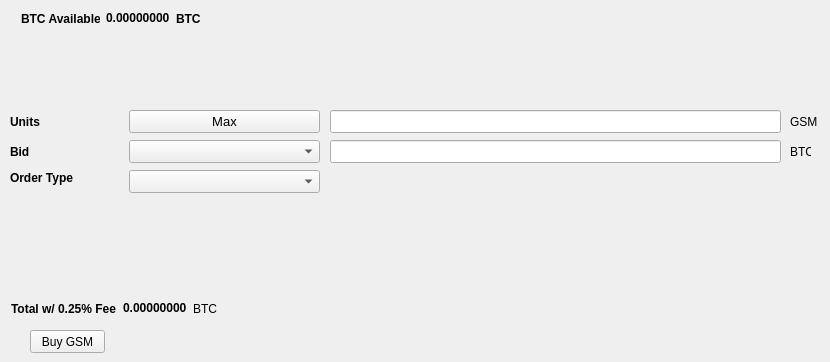
   <widget class="QWidget" name="BuyTab">
    <attribute name="title">
     <string>Buy</string>
    </attribute>
    <widget class="QPushButton" name="BuyGSM">
     <property name="geometry">
      <rect>
       <x>30</x>
       <y>330</y>
       <width>75</width>
       <height>23</height>
      </rect>
     </property>
     <property name="text">
      <string>Buy GSM</string>
     </property>
    </widget>
    <widget class="QLabel" name="label_3">
     <property name="geometry">
      <rect>
       <x>10</x>
       <y>110</y>
       <width>46</width>
       <height>23</height>
      </rect>
     </property>
     <property name="font">
      <font>
       <weight>75</weight>
       <bold>true</bold>
      </font>
     </property>
     <property name="text">
      <string>Units</string>
     </property>
    </widget>
    <widget class="QLineEdit" name="UnitsInput">
     <property name="geometry">
      <rect>
       <x>330</x>
       <y>110</y>
       <width>451</width>
       <height>23</height>
      </rect>
     </property>
     <property name="font">
      <font>
       <pointsize>9</pointsize>
       <weight>75</weight>
       <bold>true</bold>
      </font>
     </property>
    </widget>
    <widget class="QLineEdit" name="BuyBidPriceEdit">
     <property name="geometry">
      <rect>
       <x>330</x>
       <y>140</y>
       <width>451</width>
       <height>23</height>
      </rect>
     </property>
     <property name="font">
      <font>
       <pointsize>9</pointsize>
       <weight>75</weight>
       <bold>true</bold>
      </font>
     </property>
    </widget>
    <widget class="QLabel" name="label_4">
     <property name="geometry">
      <rect>
       <x>790</x>
       <y>110</y>
       <width>31</width>
       <height>23</height>
      </rect>
     </property>
     <property name="text">
      <string>GSM</string>
     </property>
    </widget>
    <widget class="QLabel" name="label_5">
     <property name="geometry">
      <rect>
       <x>790</x>
       <y>140</y>
       <width>21</width>
       <height>23</height>
      </rect>
     </property>
     <property name="text">
      <string>BTC</string>
     </property>
    </widget>
    <widget class="QLabel" name="label_6">
     <property name="geometry">
      <rect>
       <x>10</x>
       <y>140</y>
       <width>46</width>
       <height>23</height>
      </rect>
     </property>
     <property name="font">
      <font>
       <weight>75</weight>
       <bold>true</bold>
      </font>
     </property>
     <property name="text">
      <string>Bid</string>
     </property>
    </widget>
    <widget class="QLabel" name="label_7">
     <property name="geometry">
      <rect>
       <x>10</x>
       <y>170</y>
       <width>71</width>
       <height>16</height>
      </rect>
     </property>
     <property name="font">
      <font>
       <weight>75</weight>
       <bold>true</bold>
      </font>
     </property>
     <property name="text">
      <string>Order Type</string>
     </property>
    </widget>
    <widget class="QPushButton" name="Buy_Max_Amount">
     <property name="geometry">
      <rect>
       <x>129</x>
       <y>110</y>
       <width>191</width>
       <height>23</height>
      </rect>
     </property>
     <property name="font">
      <font>
       <pointsize>10</pointsize>
      </font>
     </property>
     <property name="text">
      <string>Max</string>
     </property>
    </widget>
    <widget class="QComboBox" name="BuyBidcomboBox">
     <property name="geometry">
      <rect>
       <x>129</x>
       <y>140</y>
       <width>191</width>
       <height>23</height>
      </rect>
     </property>
     <property name="font">
      <font>
       <pointsize>10</pointsize>
      </font>
     </property>
    </widget>
    <widget class="QComboBox" name="buyOrdertypeCombo">
     <property name="geometry">
      <rect>
       <x>129</x>
       <y>170</y>
       <width>191</width>
       <height>23</height>
      </rect>
     </property>
     <property name="font">
      <font>
       <pointsize>10</pointsize>
      </font>
     </property>
    </widget>
    <widget class="QWidget" name="layoutWidget">
     <property name="geometry">
      <rect>
       <x>21</x>
       <y>11</y>
       <width>180</width>
       <height>15</height>
      </rect>
     </property>
     <layout class="QHBoxLayout" name="horizontalLayout_3">
      <item>
       <widget class="QLabel" name="label232">
        <property name="font">
         <font>
          <weight>75</weight>
          <bold>true</bold>
         </font>
        </property>
        <property name="text">
         <string>BTC Available:</string>
        </property>
       </widget>
      </item>
      <item>
       <widget class="QLabel" name="BtcAvailableLbl">
        <property name="palette">
         <palette>
          <active>
           <colorrole role="WindowText">
            <brush brushstyle="SolidPattern">
             <color alpha="255">
              <red>0</red>
              <green>0</green>
              <blue>0</blue>
             </color>
            </brush>
           </colorrole>
           <colorrole role="Button">
            <brush brushstyle="SolidPattern">
             <color alpha="255">
              <red>0</red>
              <green>170</green>
              <blue>0</blue>
             </color>
            </brush>
           </colorrole>
           <colorrole role="Light">
            <brush brushstyle="SolidPattern">
             <color alpha="255">
              <red>0</red>
              <green>255</green>
              <blue>0</blue>
             </color>
            </brush>
           </colorrole>
           <colorrole role="Midlight">
            <brush brushstyle="SolidPattern">
             <color alpha="255">
              <red>0</red>
              <green>212</green>
              <blue>0</blue>
             </color>
            </brush>
           </colorrole>
           <colorrole role="Dark">
            <brush brushstyle="SolidPattern">
             <color alpha="255">
              <red>0</red>
              <green>85</green>
              <blue>0</blue>
             </color>
            </brush>
           </colorrole>
           <colorrole role="Mid">
            <brush brushstyle="SolidPattern">
             <color alpha="255">
              <red>0</red>
              <green>113</green>
              <blue>0</blue>
             </color>
            </brush>
           </colorrole>
           <colorrole role="Text">
            <brush brushstyle="SolidPattern">
             <color alpha="255">
              <red>0</red>
              <green>170</green>
              <blue>0</blue>
             </color>
            </brush>
           </colorrole>
           <colorrole role="BrightText">
            <brush brushstyle="SolidPattern">
             <color alpha="255">
              <red>255</red>
              <green>255</green>
              <blue>255</blue>
             </color>
            </brush>
           </colorrole>
           <colorrole role="ButtonText">
            <brush brushstyle="SolidPattern">
             <color alpha="255">
              <red>0</red>
              <green>0</green>
              <blue>0</blue>
             </color>
            </brush>
           </colorrole>
           <colorrole role="Base">
            <brush brushstyle="SolidPattern">
             <color alpha="255">
              <red>255</red>
              <green>255</green>
              <blue>255</blue>
             </color>
            </brush>
           </colorrole>
           <colorrole role="Window">
            <brush brushstyle="SolidPattern">
             <color alpha="255">
              <red>0</red>
              <green>170</green>
              <blue>0</blue>
             </color>
            </brush>
           </colorrole>
           <colorrole role="Shadow">
            <brush brushstyle="SolidPattern">
             <color alpha="255">
              <red>0</red>
              <green>0</green>
              <blue>0</blue>
             </color>
            </brush>
           </colorrole>
           <colorrole role="AlternateBase">
            <brush brushstyle="SolidPattern">
             <color alpha="255">
              <red>127</red>
              <green>212</green>
              <blue>127</blue>
             </color>
            </brush>
           </colorrole>
           <colorrole role="ToolTipBase">
            <brush brushstyle="SolidPattern">
             <color alpha="255">
              <red>255</red>
              <green>255</green>
              <blue>220</blue>
             </color>
            </brush>
           </colorrole>
           <colorrole role="ToolTipText">
            <brush brushstyle="SolidPattern">
             <color alpha="255">
              <red>0</red>
              <green>0</green>
              <blue>0</blue>
             </color>
            </brush>
           </colorrole>
          </active>
          <inactive>
           <colorrole role="WindowText">
            <brush brushstyle="SolidPattern">
             <color alpha="255">
              <red>0</red>
              <green>0</green>
              <blue>0</blue>
             </color>
            </brush>
           </colorrole>
           <colorrole role="Button">
            <brush brushstyle="SolidPattern">
             <color alpha="255">
              <red>0</red>
              <green>170</green>
              <blue>0</blue>
             </color>
            </brush>
           </colorrole>
           <colorrole role="Light">
            <brush brushstyle="SolidPattern">
             <color alpha="255">
              <red>0</red>
              <green>255</green>
              <blue>0</blue>
             </color>
            </brush>
           </colorrole>
           <colorrole role="Midlight">
            <brush brushstyle="SolidPattern">
             <color alpha="255">
              <red>0</red>
              <green>212</green>
              <blue>0</blue>
             </color>
            </brush>
           </colorrole>
           <colorrole role="Dark">
            <brush brushstyle="SolidPattern">
             <color alpha="255">
              <red>0</red>
              <green>85</green>
              <blue>0</blue>
             </color>
            </brush>
           </colorrole>
           <colorrole role="Mid">
            <brush brushstyle="SolidPattern">
             <color alpha="255">
              <red>0</red>
              <green>113</green>
              <blue>0</blue>
             </color>
            </brush>
           </colorrole>
           <colorrole role="Text">
            <brush brushstyle="SolidPattern">
             <color alpha="255">
              <red>0</red>
              <green>170</green>
              <blue>0</blue>
             </color>
            </brush>
           </colorrole>
           <colorrole role="BrightText">
            <brush brushstyle="SolidPattern">
             <color alpha="255">
              <red>255</red>
              <green>255</green>
              <blue>255</blue>
             </color>
            </brush>
           </colorrole>
           <colorrole role="ButtonText">
            <brush brushstyle="SolidPattern">
             <color alpha="255">
              <red>0</red>
              <green>0</green>
              <blue>0</blue>
             </color>
            </brush>
           </colorrole>
           <colorrole role="Base">
            <brush brushstyle="SolidPattern">
             <color alpha="255">
              <red>255</red>
              <green>255</green>
              <blue>255</blue>
             </color>
            </brush>
           </colorrole>
           <colorrole role="Window">
            <brush brushstyle="SolidPattern">
             <color alpha="255">
              <red>0</red>
              <green>170</green>
              <blue>0</blue>
             </color>
            </brush>
           </colorrole>
           <colorrole role="Shadow">
            <brush brushstyle="SolidPattern">
             <color alpha="255">
              <red>0</red>
              <green>0</green>
              <blue>0</blue>
             </color>
            </brush>
           </colorrole>
           <colorrole role="AlternateBase">
            <brush brushstyle="SolidPattern">
             <color alpha="255">
              <red>127</red>
              <green>212</green>
              <blue>127</blue>
             </color>
            </brush>
           </colorrole>
           <colorrole role="ToolTipBase">
            <brush brushstyle="SolidPattern">
             <color alpha="255">
              <red>255</red>
              <green>255</green>
              <blue>220</blue>
             </color>
            </brush>
           </colorrole>
           <colorrole role="ToolTipText">
            <brush brushstyle="SolidPattern">
             <color alpha="255">
              <red>0</red>
              <green>0</green>
              <blue>0</blue>
             </color>
            </brush>
           </colorrole>
          </inactive>
          <disabled>
           <colorrole role="WindowText">
            <brush brushstyle="SolidPattern">
             <color alpha="255">
              <red>0</red>
              <green>85</green>
              <blue>0</blue>
             </color>
            </brush>
           </colorrole>
           <colorrole role="Button">
            <brush brushstyle="SolidPattern">
             <color alpha="255">
              <red>0</red>
              <green>170</green>
              <blue>0</blue>
             </color>
            </brush>
           </colorrole>
           <colorrole role="Light">
            <brush brushstyle="SolidPattern">
             <color alpha="255">
              <red>0</red>
              <green>255</green>
              <blue>0</blue>
             </color>
            </brush>
           </colorrole>
           <colorrole role="Midlight">
            <brush brushstyle="SolidPattern">
             <color alpha="255">
              <red>0</red>
              <green>212</green>
              <blue>0</blue>
             </color>
            </brush>
           </colorrole>
           <colorrole role="Dark">
            <brush brushstyle="SolidPattern">
             <color alpha="255">
              <red>0</red>
              <green>85</green>
              <blue>0</blue>
             </color>
            </brush>
           </colorrole>
           <colorrole role="Mid">
            <brush brushstyle="SolidPattern">
             <color alpha="255">
              <red>0</red>
              <green>113</green>
              <blue>0</blue>
             </color>
            </brush>
           </colorrole>
           <colorrole role="Text">
            <brush brushstyle="SolidPattern">
             <color alpha="255">
              <red>0</red>
              <green>85</green>
              <blue>0</blue>
             </color>
            </brush>
           </colorrole>
           <colorrole role="BrightText">
            <brush brushstyle="SolidPattern">
             <color alpha="255">
              <red>255</red>
              <green>255</green>
              <blue>255</blue>
             </color>
            </brush>
           </colorrole>
           <colorrole role="ButtonText">
            <brush brushstyle="SolidPattern">
             <color alpha="255">
              <red>0</red>
              <green>85</green>
              <blue>0</blue>
             </color>
            </brush>
           </colorrole>
           <colorrole role="Base">
            <brush brushstyle="SolidPattern">
             <color alpha="255">
              <red>0</red>
              <green>170</green>
              <blue>0</blue>
             </color>
            </brush>
           </colorrole>
           <colorrole role="Window">
            <brush brushstyle="SolidPattern">
             <color alpha="255">
              <red>0</red>
              <green>170</green>
              <blue>0</blue>
             </color>
            </brush>
           </colorrole>
           <colorrole role="Shadow">
            <brush brushstyle="SolidPattern">
             <color alpha="255">
              <red>0</red>
              <green>0</green>
              <blue>0</blue>
             </color>
            </brush>
           </colorrole>
           <colorrole role="AlternateBase">
            <brush brushstyle="SolidPattern">
             <color alpha="255">
              <red>0</red>
              <green>170</green>
              <blue>0</blue>
             </color>
            </brush>
           </colorrole>
           <colorrole role="ToolTipBase">
            <brush brushstyle="SolidPattern">
             <color alpha="255">
              <red>255</red>
              <green>255</green>
              <blue>220</blue>
             </color>
            </brush>
           </colorrole>
           <colorrole role="ToolTipText">
            <brush brushstyle="SolidPattern">
             <color alpha="255">
              <red>0</red>
              <green>0</green>
              <blue>0</blue>
             </color>
            </brush>
           </colorrole>
          </disabled>
         </palette>
        </property>
        <property name="font">
         <font>
          <weight>75</weight>
          <bold>true</bold>
         </font>
        </property>
        <property name="text">
         <string>0.00000000</string>
        </property>
        <property name="textInteractionFlags">
         <set>Qt::LinksAccessibleByMouse|Qt::TextSelectableByKeyboard|Qt::TextSelectableByMouse</set>
        </property>
       </widget>
      </item>
      <item>
       <widget class="QLabel" name="BtcAvailableLbl_2">
        <property name="font">
         <font>
          <weight>75</weight>
          <bold>true</bold>
         </font>
        </property>
        <property name="text">
         <string>BTC</string>
        </property>
       </widget>
      </item>
     </layout>
    </widget>
    <widget class="QWidget" name="layoutWidget">
     <property name="geometry">
      <rect>
       <x>11</x>
       <y>301</y>
       <width>209</width>
       <height>15</height>
      </rect>
     </property>
     <layout class="QHBoxLayout" name="horizontalLayout_4">
      <item>
       <widget class="QLabel" name="label_9">
        <property name="font">
         <font>
          <weight>75</weight>
          <bold>true</bold>
         </font>
        </property>
        <property name="text">
         <string>Total w/ 0.25% Fee</string>
        </property>
       </widget>
      </item>
      <item>
       <widget class="QLabel" name="BuyCostLabel">
        <property name="palette">
         <palette>
          <active>
           <colorrole role="WindowText">
            <brush brushstyle="SolidPattern">
             <color alpha="255">
              <red>0</red>
              <green>0</green>
              <blue>0</blue>
             </color>
            </brush>
           </colorrole>
           <colorrole role="Button">
            <brush brushstyle="SolidPattern">
             <color alpha="255">
              <red>0</red>
              <green>170</green>
              <blue>0</blue>
             </color>
            </brush>
           </colorrole>
           <colorrole role="Light">
            <brush brushstyle="SolidPattern">
             <color alpha="255">
              <red>0</red>
              <green>255</green>
              <blue>0</blue>
             </color>
            </brush>
           </colorrole>
           <colorrole role="Midlight">
            <brush brushstyle="SolidPattern">
             <color alpha="255">
              <red>0</red>
              <green>212</green>
              <blue>0</blue>
             </color>
            </brush>
           </colorrole>
           <colorrole role="Dark">
            <brush brushstyle="SolidPattern">
             <color alpha="255">
              <red>0</red>
              <green>85</green>
              <blue>0</blue>
             </color>
            </brush>
           </colorrole>
           <colorrole role="Mid">
            <brush brushstyle="SolidPattern">
             <color alpha="255">
              <red>0</red>
              <green>113</green>
              <blue>0</blue>
             </color>
            </brush>
           </colorrole>
           <colorrole role="Text">
            <brush brushstyle="SolidPattern">
             <color alpha="255">
              <red>0</red>
              <green>170</green>
              <blue>0</blue>
             </color>
            </brush>
           </colorrole>
           <colorrole role="BrightText">
            <brush brushstyle="SolidPattern">
             <color alpha="255">
              <red>255</red>
              <green>255</green>
              <blue>255</blue>
             </color>
            </brush>
           </colorrole>
           <colorrole role="ButtonText">
            <brush brushstyle="SolidPattern">
             <color alpha="255">
              <red>0</red>
              <green>0</green>
              <blue>0</blue>
             </color>
            </brush>
           </colorrole>
           <colorrole role="Base">
            <brush brushstyle="SolidPattern">
             <color alpha="255">
              <red>255</red>
              <green>255</green>
              <blue>255</blue>
             </color>
            </brush>
           </colorrole>
           <colorrole role="Window">
            <brush brushstyle="SolidPattern">
             <color alpha="255">
              <red>0</red>
              <green>170</green>
              <blue>0</blue>
             </color>
            </brush>
           </colorrole>
           <colorrole role="Shadow">
            <brush brushstyle="SolidPattern">
             <color alpha="255">
              <red>0</red>
              <green>0</green>
              <blue>0</blue>
             </color>
            </brush>
           </colorrole>
           <colorrole role="AlternateBase">
            <brush brushstyle="SolidPattern">
             <color alpha="255">
              <red>127</red>
              <green>212</green>
              <blue>127</blue>
             </color>
            </brush>
           </colorrole>
           <colorrole role="ToolTipBase">
            <brush brushstyle="SolidPattern">
             <color alpha="255">
              <red>255</red>
              <green>255</green>
              <blue>220</blue>
             </color>
            </brush>
           </colorrole>
           <colorrole role="ToolTipText">
            <brush brushstyle="SolidPattern">
             <color alpha="255">
              <red>0</red>
              <green>0</green>
              <blue>0</blue>
             </color>
            </brush>
           </colorrole>
          </active>
          <inactive>
           <colorrole role="WindowText">
            <brush brushstyle="SolidPattern">
             <color alpha="255">
              <red>0</red>
              <green>0</green>
              <blue>0</blue>
             </color>
            </brush>
           </colorrole>
           <colorrole role="Button">
            <brush brushstyle="SolidPattern">
             <color alpha="255">
              <red>0</red>
              <green>170</green>
              <blue>0</blue>
             </color>
            </brush>
           </colorrole>
           <colorrole role="Light">
            <brush brushstyle="SolidPattern">
             <color alpha="255">
              <red>0</red>
              <green>255</green>
              <blue>0</blue>
             </color>
            </brush>
           </colorrole>
           <colorrole role="Midlight">
            <brush brushstyle="SolidPattern">
             <color alpha="255">
              <red>0</red>
              <green>212</green>
              <blue>0</blue>
             </color>
            </brush>
           </colorrole>
           <colorrole role="Dark">
            <brush brushstyle="SolidPattern">
             <color alpha="255">
              <red>0</red>
              <green>85</green>
              <blue>0</blue>
             </color>
            </brush>
           </colorrole>
           <colorrole role="Mid">
            <brush brushstyle="SolidPattern">
             <color alpha="255">
              <red>0</red>
              <green>113</green>
              <blue>0</blue>
             </color>
            </brush>
           </colorrole>
           <colorrole role="Text">
            <brush brushstyle="SolidPattern">
             <color alpha="255">
              <red>0</red>
              <green>170</green>
              <blue>0</blue>
             </color>
            </brush>
           </colorrole>
           <colorrole role="BrightText">
            <brush brushstyle="SolidPattern">
             <color alpha="255">
              <red>255</red>
              <green>255</green>
              <blue>255</blue>
             </color>
            </brush>
           </colorrole>
           <colorrole role="ButtonText">
            <brush brushstyle="SolidPattern">
             <color alpha="255">
              <red>0</red>
              <green>0</green>
              <blue>0</blue>
             </color>
            </brush>
           </colorrole>
           <colorrole role="Base">
            <brush brushstyle="SolidPattern">
             <color alpha="255">
              <red>255</red>
              <green>255</green>
              <blue>255</blue>
             </color>
            </brush>
           </colorrole>
           <colorrole role="Window">
            <brush brushstyle="SolidPattern">
             <color alpha="255">
              <red>0</red>
              <green>170</green>
              <blue>0</blue>
             </color>
            </brush>
           </colorrole>
           <colorrole role="Shadow">
            <brush brushstyle="SolidPattern">
             <color alpha="255">
              <red>0</red>
              <green>0</green>
              <blue>0</blue>
             </color>
            </brush>
           </colorrole>
           <colorrole role="AlternateBase">
            <brush brushstyle="SolidPattern">
             <color alpha="255">
              <red>127</red>
              <green>212</green>
              <blue>127</blue>
             </color>
            </brush>
           </colorrole>
           <colorrole role="ToolTipBase">
            <brush brushstyle="SolidPattern">
             <color alpha="255">
              <red>255</red>
              <green>255</green>
              <blue>220</blue>
             </color>
            </brush>
           </colorrole>
           <colorrole role="ToolTipText">
            <brush brushstyle="SolidPattern">
             <color alpha="255">
              <red>0</red>
              <green>0</green>
              <blue>0</blue>
             </color>
            </brush>
           </colorrole>
          </inactive>
          <disabled>
           <colorrole role="WindowText">
            <brush brushstyle="SolidPattern">
             <color alpha="255">
              <red>0</red>
              <green>85</green>
              <blue>0</blue>
             </color>
            </brush>
           </colorrole>
           <colorrole role="Button">
            <brush brushstyle="SolidPattern">
             <color alpha="255">
              <red>0</red>
              <green>170</green>
              <blue>0</blue>
             </color>
            </brush>
           </colorrole>
           <colorrole role="Light">
            <brush brushstyle="SolidPattern">
             <color alpha="255">
              <red>0</red>
              <green>255</green>
              <blue>0</blue>
             </color>
            </brush>
           </colorrole>
           <colorrole role="Midlight">
            <brush brushstyle="SolidPattern">
             <color alpha="255">
              <red>0</red>
              <green>212</green>
              <blue>0</blue>
             </color>
            </brush>
           </colorrole>
           <colorrole role="Dark">
            <brush brushstyle="SolidPattern">
             <color alpha="255">
              <red>0</red>
              <green>85</green>
              <blue>0</blue>
             </color>
            </brush>
           </colorrole>
           <colorrole role="Mid">
            <brush brushstyle="SolidPattern">
             <color alpha="255">
              <red>0</red>
              <green>113</green>
              <blue>0</blue>
             </color>
            </brush>
           </colorrole>
           <colorrole role="Text">
            <brush brushstyle="SolidPattern">
             <color alpha="255">
              <red>0</red>
              <green>85</green>
              <blue>0</blue>
             </color>
            </brush>
           </colorrole>
           <colorrole role="BrightText">
            <brush brushstyle="SolidPattern">
             <color alpha="255">
              <red>255</red>
              <green>255</green>
              <blue>255</blue>
             </color>
            </brush>
           </colorrole>
           <colorrole role="ButtonText">
            <brush brushstyle="SolidPattern">
             <color alpha="255">
              <red>0</red>
              <green>85</green>
              <blue>0</blue>
             </color>
            </brush>
           </colorrole>
           <colorrole role="Base">
            <brush brushstyle="SolidPattern">
             <color alpha="255">
              <red>0</red>
              <green>170</green>
              <blue>0</blue>
             </color>
            </brush>
           </colorrole>
           <colorrole role="Window">
            <brush brushstyle="SolidPattern">
             <color alpha="255">
              <red>0</red>
              <green>170</green>
              <blue>0</blue>
             </color>
            </brush>
           </colorrole>
           <colorrole role="Shadow">
            <brush brushstyle="SolidPattern">
             <color alpha="255">
              <red>0</red>
              <green>0</green>
              <blue>0</blue>
             </color>
            </brush>
           </colorrole>
           <colorrole role="AlternateBase">
            <brush brushstyle="SolidPattern">
             <color alpha="255">
              <red>0</red>
              <green>170</green>
              <blue>0</blue>
             </color>
            </brush>
           </colorrole>
           <colorrole role="ToolTipBase">
            <brush brushstyle="SolidPattern">
             <color alpha="255">
              <red>255</red>
              <green>255</green>
              <blue>220</blue>
             </color>
            </brush>
           </colorrole>
           <colorrole role="ToolTipText">
            <brush brushstyle="SolidPattern">
             <color alpha="255">
              <red>0</red>
              <green>0</green>
              <blue>0</blue>
             </color>
            </brush>
           </colorrole>
          </disabled>
         </palette>
        </property>
        <property name="font">
         <font>
          <weight>75</weight>
          <bold>true</bold>
         </font>
        </property>
        <property name="autoFillBackground">
         <bool>false</bool>
        </property>
        <property name="text">
         <string>0.00000000</string>
        </property>
        <property name="textInteractionFlags">
         <set>Qt::LinksAccessibleByMouse|Qt::TextSelectableByMouse</set>
        </property>
       </widget>
      </item>
      <item>
       <widget class="QLabel" name="label_10">
        <property name="font">
         <font>
          <weight>50</weight>
          <bold>false</bold>
         </font>
        </property>
        <property name="text">
         <string>BTC</string>
        </property>
       </widget>
      </item>
     </layout>
    </widget>
   </widget>
